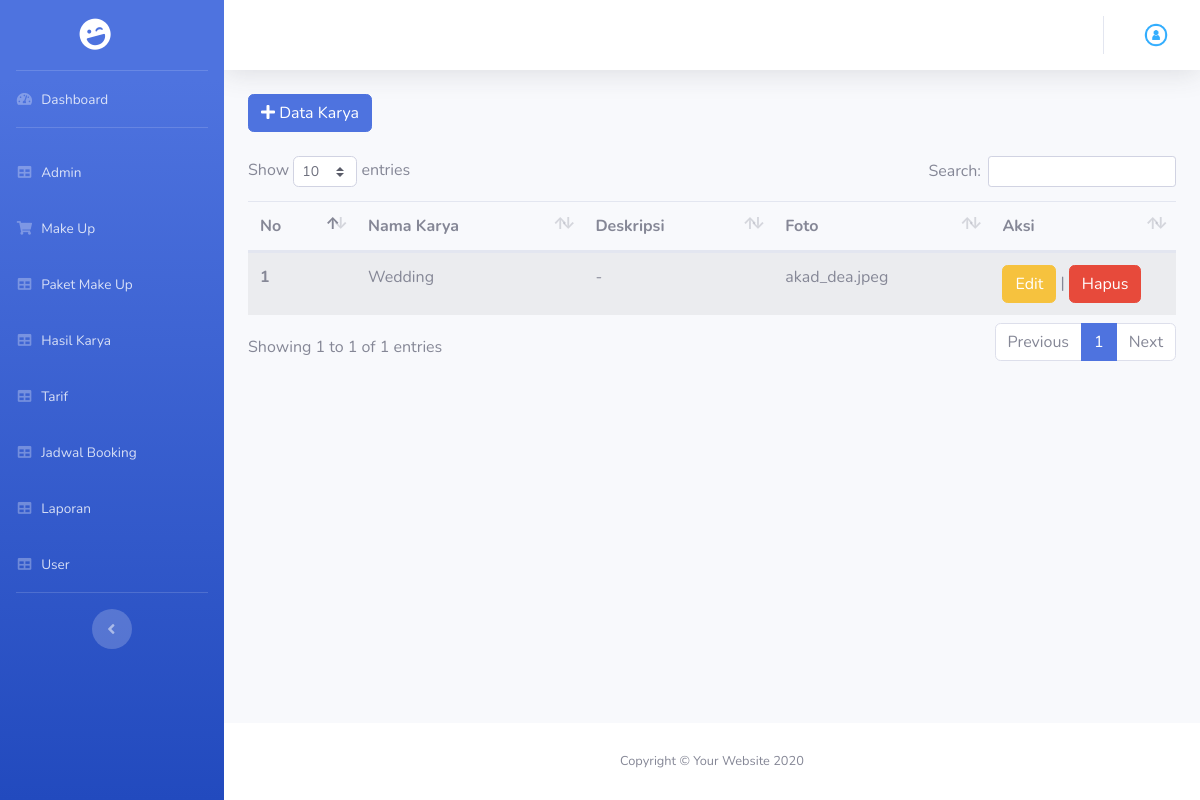
The page /index.php/admin/hasil_karya on the database as committed earlier.
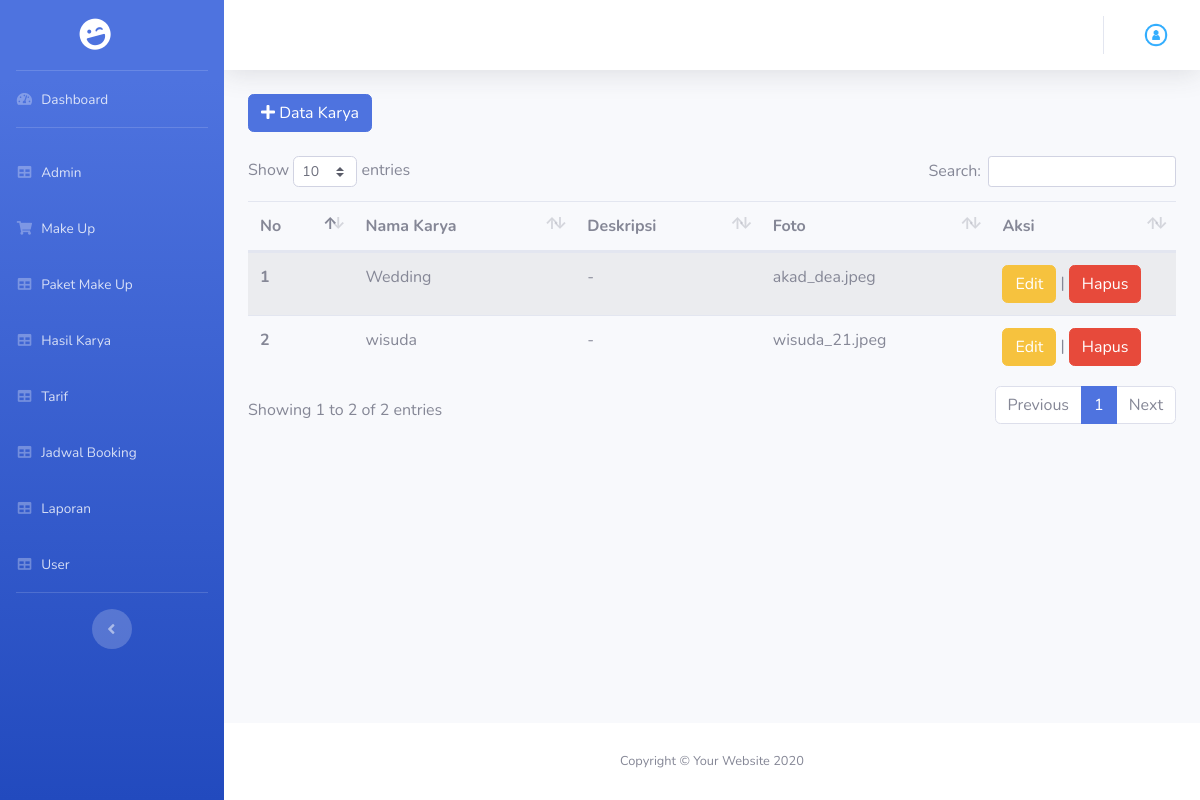
The same page on the database as committed later.
### tables this page shows
CREATE TABLE `tb_hasil_karya` (
  `id_karya` int(11) NOT NULL AUTO_INCREMENT,
  `nm_karya` varchar(50) NOT NULL,
  `deskripsi` text NOT NULL,
  `foto` text NOT NULL,
  `id_makeup` int(11) NOT NULL,
  PRIMARY KEY (`id_karya`)
);

CREATE TABLE `tb_makeup` (
  `id_makeup` int(11) NOT NULL AUTO_INCREMENT,
  `nm_makeup` varchar(50) NOT NULL,
  `deskripsi` text NOT NULL,
  PRIMARY KEY (`id_makeup`)
);

### application/core/MY_Controller.php (called while the page is built, shortened)
<?php
class MY_Controller extends CI_Controller
{
	public function view_backend($view, $data = null)
	{
		$this->load->view('admin/templateBackend/header');
		$this->load->view('admin/templateBackend/sidebar');
		$this->load->view($view, $data);
		$this->load->view('admin/templateBackend/footer');
	}
}

### application/controllers/admin/Hasil_Karya.php (called while the page is built, shortened)
<?php
class Hasil_Karya extends MY_Controller
{
  public function index()
  {
    $data['hasil_karya'] = $this->hasilkaryaModel->getAll();
    $data['makeup'] = $this->hasilkaryaModel->getMakeup();
    $this->view_backend('admin/hasil_karya/hasil_karya', $data);
  }
}

### index.php (called while the page is built, shortened)
<?php
require_once BASEPATH.'core/CodeIgniter.php';

### application/models/Backend/Hasil_Karya_Model.php (called while the page is built, shortened)
<?php defined('BASEPATH') or exit('No direct script access allowed');
class Hasil_Karya_Model extends CI_Model
{
    public function getAll()
    {
        return $this->db->query("Select
        *
    From
        tb_hasil_karya Inner Join
        tb_makeup On tb_hasil_karya.id_makeup = tb_makeup.id_makeup")->result();
    }
}

### application/views/admin/hasil_karya/hasil_karya.php (the view, shortened to what this page needs)
<div class="container">
	<div class="mb-4">
		<button data-toggle="modal" data-target="#tambah" class="btn btn-primary"><i class="fas fa-plus"></i> Data Karya</button>
	</div>
	<table class="table table-striped" id="dataTable">
		<thead>
			<tr>
				<th scope="col">No</th>
				<th scope="col">Nama Karya</th>
				<th scope="col">Deskripsi</th>
				<th scope="col">Foto</th>
				<th scope="col">Aksi</th>
			</tr>
		</thead>
		<tbody>
			<?php
			foreach ($hasil_karya as $no => $hk) {
			?>
				<tr>
					<th scope="row"><?php echo $no + 1; ?></th>
					<td><?php echo $hk->nm_karya ?></td>
					<td><?php echo $hk->deskripsi ?></td>
					<td><?php echo $hk->foto ?></td>
					<td style="width: 20%;"><a href="<?php echo base_url('admin/karya_edit/') . $hk->id_karya ?>" class="btn btn-warning">Edit</a> | <a href="<?php echo base_url('admin/karya_hapus/') . $hk->id_karya ?>" class="btn btn-danger">Hapus</a></td>
				</tr>
			<?php } ?>
		</tbody>
	</table>
</div>

Rows that differ between the two databases and show on the page:
added tb_hasil_karya: nm_karya "wisuda", id_makeup.deskripsi "-", foto "wisuda_21.jpeg"
Other text that changed with them:
text written by a page script: "Show entries Search: Showing 1 to 1 of 1 entries Previous 1 Next" → "Show entries Search: Showing 1 to 2 of 2 entries Previous 1 Next"
